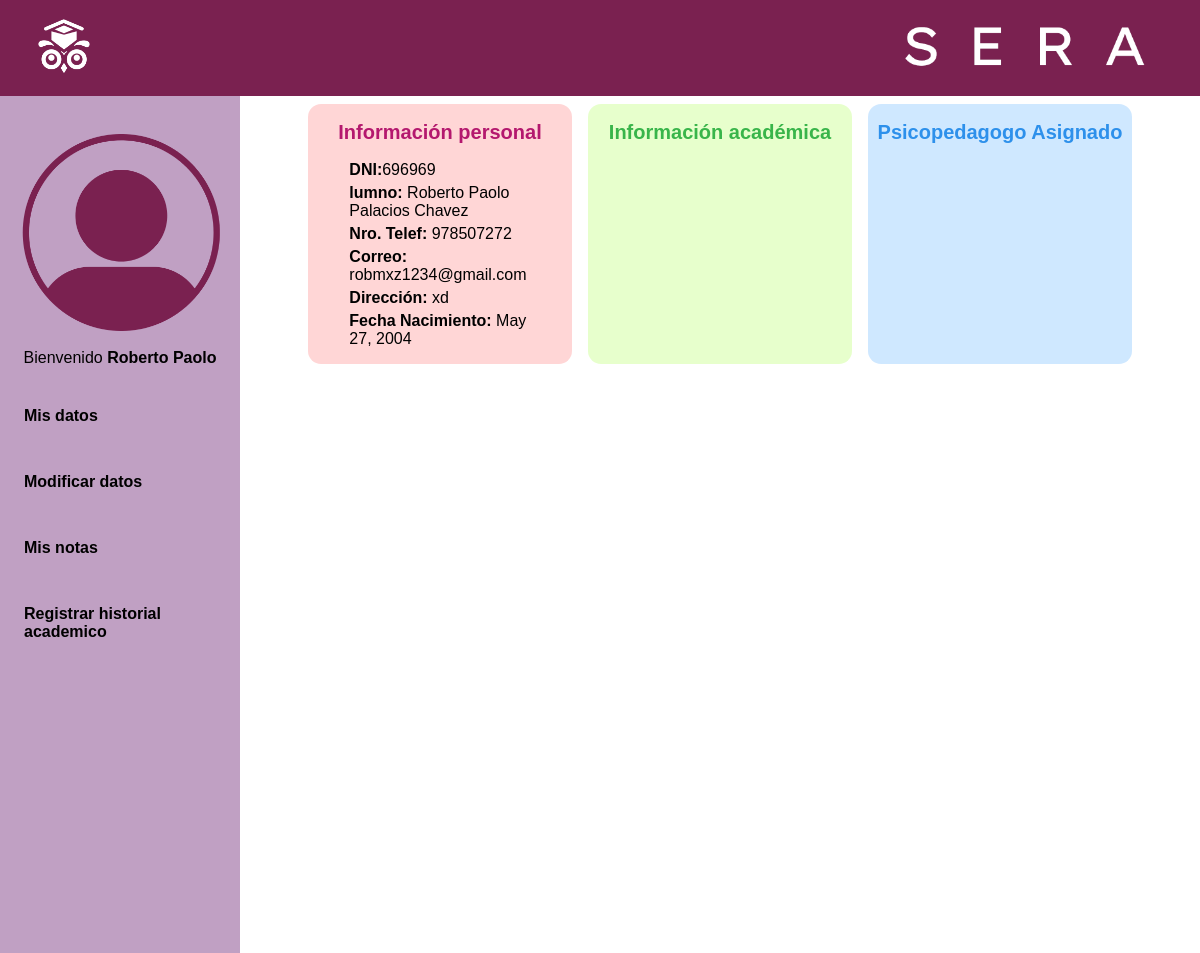
Page /estudiante (signed in) on the earlier database version.
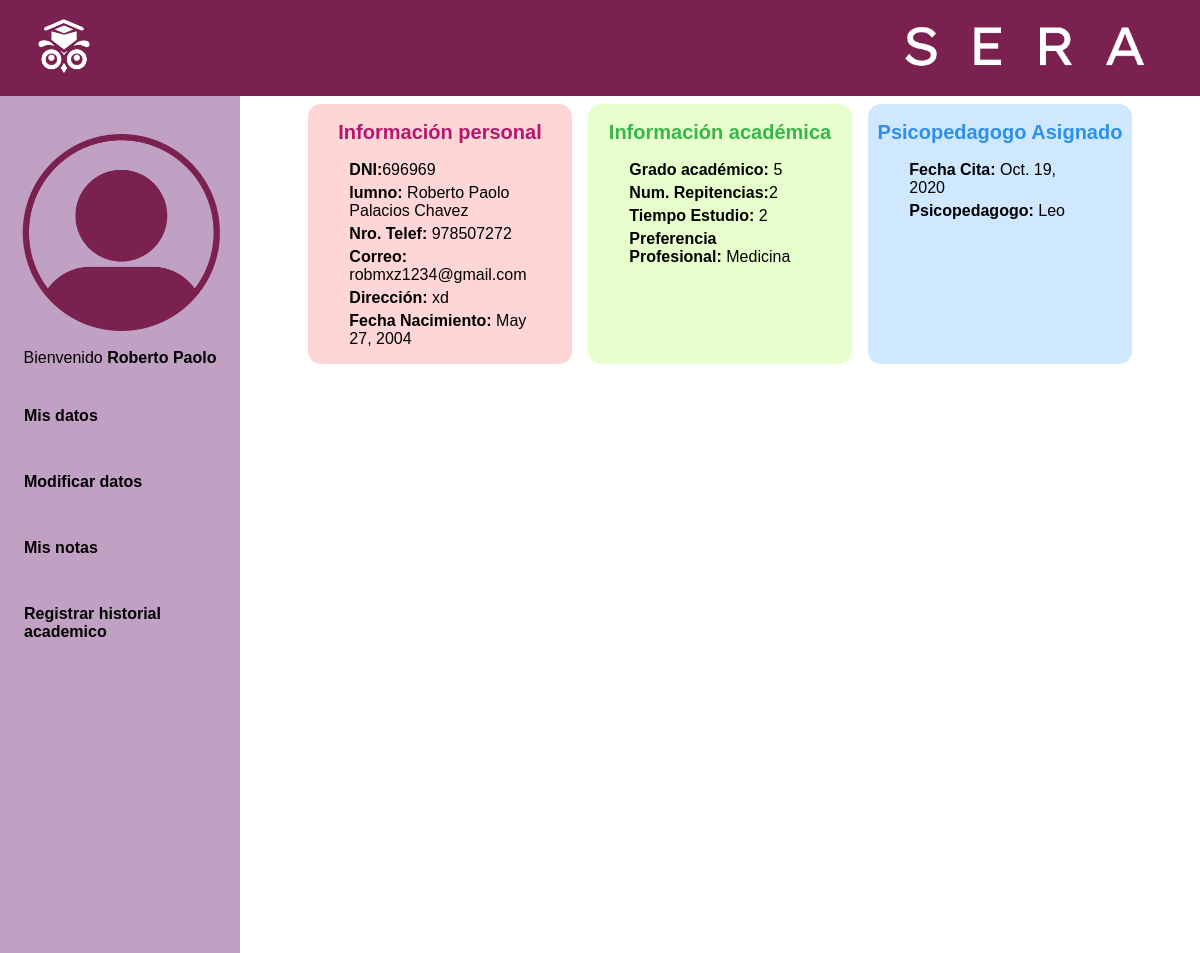
Same page on the later database version.
### main/models.py (models this page shows, shortened)
class Alumno(models.Model):
    user = models.ForeignKey(User, on_delete=models.CASCADE)
    documento_identidad = models.CharField(max_length=20, unique=True)
    nombre = models.CharField(max_length=100)
    apellidos = models.CharField(max_length=100)
    fecha_nacimiento = models.DateField()
    sexo = models.CharField(max_length=1, choices=[('M', 'Masculino'), ('F', 'Femenino')])
    telefono = models.CharField(max_length=15)
    direccion = models.TextField()
    correo_electronico = models.EmailField(unique=True)

class HistorialAcademico(models.Model):
    alumno = models.ForeignKey(Alumno, on_delete=models.CASCADE)
    grado_academico = models.CharField(max_length=50)
    numero_repitencias = models.IntegerField(default=0)
    tiempo_estudio = models.IntegerField()  # Puedes ajustar este campo según tus necesidades
    preferencia_profesional = models.CharField(max_length=100)

class Cita(models.Model):
    psicopedagogo = models.ForeignKey(Psicopedagogo, on_delete=models.CASCADE)
    alumno = models.ForeignKey(Alumno, on_delete=models.CASCADE)
    fecha = models.DateField()

class Psicopedagogo(models.Model):
    user = models.ForeignKey(User, on_delete=models.CASCADE)
    Psicopedagogo_DNI = models.CharField(max_length=8, unique=True)
    Psicopedagogo_NOMBRE = models.CharField(max_length=100)
    Psicopedagogo_APELLIDOS = models.CharField(max_length=100)
    Psicopedagogo_FECHA_NACIMIENTO = models.DateField()
    Psicopedagogo_GRADO_ACADEMICO = models.CharField(max_length=20)
    Psicopedagogo_NUMERO_TELEFONICO = models.CharField(max_length=9)
    Psicopedagogo_DIRECCION = models.TextField()
    Psicopedagogo_CORREO_ELECTRONICO = models.EmailField(unique=True)
    def __str__(self):
        return f"{self.Psicopedagogo_NOMBRE} "

### main/views.py (the view)
# urls.py: path('estudiante',views.estudiante, name='estudiante'),
def estudiante(request):
    user_actual = request.user
    alumnos = Alumno.objects.filter(user=user_actual)
    alumno = get_object_or_404(Alumno, user=request.user)
    hists = HistorialAcademico.objects.filter(alumno=alumno)
    context = {"alumnos": alumnos, "hists": hists}
    citas = Cita.objects.filter(alumno=alumno)
    context = {"alumnos": alumnos, "hists": hists, "citas":citas}
    return render(request,'main/estudiante.html', context)

### main/templates/main/estudiante.html (shortened to what this page needs)
{% extends 'main/base.html' %}
{% block content %}
{% load static %}
<head>
    <link rel="stylesheet" href="{% static 'style.css' %}">
</head>
<body class="body2">
    <header>
      <img src="{% static 'assets/SERA_LOGO_BLANCO.png' %}" alt="imagen-logo">
      <img src="{% static 'assets/SERA_TITULO_BLANCO.png' %}" alt="imagen-logo">
    </header>
    <div class="display-flex">
      <nav>
        <img src="{% static 'assets/ICONO_GENERAL_PERFIL.png' %}" alt="foto-persona">
        {% for alumno in alumnos %}
            <p>Bienvenido <strong>{{alumno.nombre}}</strong></p>
        {%endfor%}
        <a href="/estudiante" class="class-option">Mis datos</a>
        <a href="/editar-alumno" class="class-option">Modificar datos</a>
        <a href="/estudiante-notas" class="class-option">Mis notas</a>
        <a href="/create-historial" class="class-option">Registrar historial academico</a>
      </nav>
    <main>
        <div class="grid-center">
          <section class="personal-data container-data">
            <h2>Información personal</h2>
            {% for alumno in alumnos %}
            <ul>
              <li><b>DNI:</b>{{alumno.documento_identidad}}</li>
              <li><b>lumno:</b> {{alumno.nombre}} {{alumno.apellidos}} </li>
              <li><b>Nro. Telef:</b> {{alumno.telefono}}</li>
              <li><b>Correo:</b> {{alumno.correo_electronico}}</li>
              <li><b>Dirección:</b> {{alumno.direccion}}</li>
              <li><b>Fecha Nacimiento:</b> {{alumno.fecha_nacimiento}}</li>
            </ul>
            {%endfor%}
          </section>
          <section class="academic-data container-data">
            <h2>Información académica</h2>
              {% for hist in hists %}
              <ul>
                <li><b>Grado académico:</b> {{hist.grado_academico}}</li>
                <li><b>Num. Repitencias:</b>{{hist.numero_repitencias}}</li>
                <li><b>Tiempo Estudio:</b> {{hist.tiempo_estudio}}</li>
                <li><b>Preferencia Profesional:</b> {{hist.preferencia_profesional}}</li>
              </ul>
            {%endfor%}
          </section>
          <section class="assigned-tutoring container-data">
            <h2>Psicopedagogo Asignado</h2>
            {% for cita in citas %}
              <ul>
                <li><b>Fecha Cita:  </b> {{cita.fecha}}</li>
                <li><b>Psicopedagogo:</b> {{cita.psicopedagogo}}</li>
              </ul>
            {%endfor%}
          </section>
        </div>
      </main>
    </div>
    {% endblock %}

### main/templates/main/base.html (shortened to what this page needs)
<!DOCTYPE html>
<html lang="en">
  <head>
  </head>
  <body>
    <div>{% block content %} {% endblock %}</div>
  </body>
</html>

### main/static/style.css (style rules this page uses)
:root { --color1:#c0a0c3; --color2:#f1889b; --color3:#ffcdd4; --color4:#7A2150; --negro: #000000; --blanco: #FFFFFF; --rosado-claro:#FFD6D6; --rosado-oscuro:#B4186E; --verde-oscuro:#39B54A; --verde-claro:#E7FFCC; --azul-claro:#CFE8FF; --azul-oscuro:#2D90EB; --rosa-palido:#C170A1; --gris: #F1F1F1; --lavanda: #E7E6FB; --rosa-bebe: #F9E5EA; --panache: #FBEDD9; --cian-palido: #CFF6FF; --rojo: #ED1D2B; --gris-oscuro: #737373; --fuentePrincipal: 'Lexend-Deca',sans-serif; }
html, body { height: 100%; margin: 0; padding: 0; overflow-x: hidden; position: relative; background-image: url('assets/SERA_IMAGEN_FONDO_LOGIN.png'); background-size: cover; background-color: var(--negro); background-repeat: no-repeat; font-family: var(--fuentePrincipal); }
main { margin: 0 auto; max-width: 70%; }
.body2 { background-image: none; background-color: var(--blanco); height: 100%; margin: 0; padding: 0; overflow-x: hidden; position: relative; background-size: cover; background-repeat: no-repeat; font-family: var(--fuentePrincipal); }
header { display: flex; background-color:var(--color4); width: 100%; height: 10vh; margin: 0; padding: 1vh; justify-content: space-between; }
header img { height: 80%; margin:0.5% 2%; }
nav { display: grid; background-color: var(--color1); height: 100%; width: 20%; }
nav img { margin-top: 15%; width: 100%; }
.class-option { text-decoration: none; color: var(--negro); font-weight: bold; padding:10%; }
h2 { font-size: 20px; font-weight: bold; text-align: center; }
ul { list-style-type: none; padding: 0 15%; }
li { margin-bottom: 5px; }
.personal-data { background-color: var(--rosado-claro); }
.personal-data h2 { color: var(--rosado-oscuro); }
.academic-data { background-color: var(--verde-claro); }
.academic-data h2 { color: var(--verde-oscuro); }
.assigned-tutoring { background-color: var(--azul-claro); }
.assigned-tutoring h2 { color: var(--azul-oscuro); }
.container-data { margin: 3%; padding: 0 0.75%; height: auto; flex-direction: column; border-radius: 5%; }
.grid-center { display: grid; grid-template-columns: repeat(3,1fr); }
p { text-align: center; }
.display-flex { display: flex; height: auto; }

Differences in the rows shown:
added HistorialAcademico: grado_academico "5", numero_repitencias "2", tiempo_estudio "2", preferencia_profesional "Medicina"
added Cita: fecha "Oct. 19, 2020", psicopedagogo "Leo"
